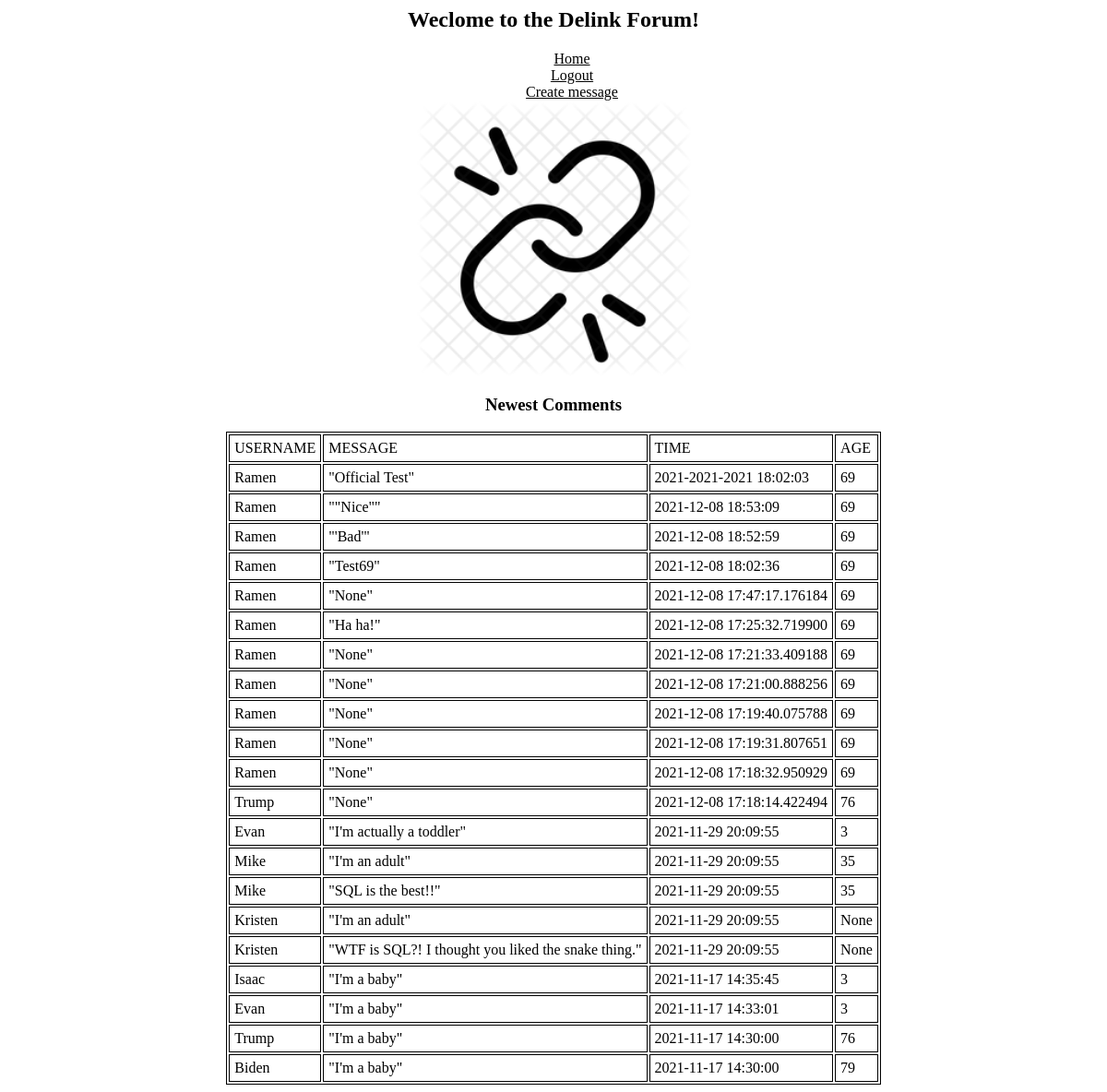
The page / (signed in) on the database its author committed.
### tables this page shows
CREATE TABLE users (
    id INTEGER PRIMARY KEY,
    username TEXT NOT NULL UNIQUE,
    password TEXT NOT NULL,
    age INTEGER
);

CREATE TABLE messages (
    id integer primary key,
    sender_id integer not null,
    message text not null,
    created_at timestamp not null default current_timestamp
    );

### final/final.py (the view)
@app.route('/')
def root():
    print_debug_info()
    messages = []
    con = sqlite3.connect(args.db_file)
    cur = con.cursor()
    cur.execute('''SELECT * FROM messages ORDER BY created_at DESC''')
    for row in cur.fetchall():
        cur.execute('''SELECT * FROM users where id =''' + str(row[1]))
        for row2 in cur.fetchall():
            message_dic = {
            'Username' : row2[1],
            'Message' : row[2],
            'Time' : row[3],
            'Age' : row2[3]
            }
            messages.append(message_dic)
    username = request.cookies.get('username')
    password = request.cookies.get('password')
    is_logged_in = is_valid_login(con, username, password)
    return render_template('root.html', messages = messages, is_logged_in=is_logged_in)

### final/final.py (called while the page is built)
def print_debug_info():
    print("request.args.get('username')=",request.args.get('username'))
    print("request.args.get('password')=",request.args.get('password'))
    print("request.form.get('username')=",request.form.get('username'))
    print("request.form.get('password')=",request.form.get('password'))
    print("request.cookies.get('username')=",request.cookies.get('username'))
    print("request.cookies.get('password')=",request.cookies.get('password'))

def is_valid_login(con, username, password):
    sql = """
    SELECT username,password
    FROM users
    WHERE username=? --- Question mark means that we dont know what it is, but will come later
      AND password=?;
    """
    print('is_valid_login: sql=',sql)
    cur = con.cursor()
    cur.execute(sql, [username,password]) #the bracket is parameter
    rows = cur.fetchall()
    if len(list(rows))==0:
        return False
    else:
        return True

### final/templates/root.html (shortened to what this page needs)
<head>
    <link rel="stylesheet" href="/static/database.css">
</head>
<body>
    {% extends 'base.html' %}
{% block title %}
<div class="center">
    <p><strong><h2>Weclome to the Delink Forum!</h2></strong></p>
{% endblock %}
{% block content %}
    <img src="/static/delink.png" width=300px length=600px alt= "Your image did not load :("/>
    <p><h3><b>Newest Comments</b></h3></p>
</div>
    <table id="center_table" border=1 cellpadding=5>
        <td>USERNAME</td><td>MESSAGE</td><td>TIME</td><td>AGE</td>
        {% for message in messages %}
        <tr>
            <td>{{message['Username']}}</td><td>"{{message['Message']}}"</td><td>{{message['Time']}}</td><td>{{message['Age']}}</td>
        </tr>
        {% endfor %}
    </table>
{% endblock %}

### final/static/database.css (style rules this page uses)
table, th, td { border: 1.0px solid black; }
.center { text-align:center; }
#center_table { margin-left: auto; margin-right: auto; }

### rows shown on the page
users: Username "Ramen" "Ramen" "Ramen" "Ramen" "Ramen" "Ramen" "Ramen" "Ramen" "Ramen" "Ramen" "Ramen"
messages: Message "Official Test", Time "2021-2021-2021 18:02:03"
messages: Message "\"Nice\"", Time "2021-12-08 18:53:09"
messages: Message "'Bad'", Time "2021-12-08 18:52:59"
messages: Message "Test69", Time "2021-12-08 18:02:36"
messages: Message "None", Time "2021-12-08 17:47:17.176184"
messages: Message "Ha ha!", Time "2021-12-08 17:25:32.719900"
messages: Message "None", Time "2021-12-08 17:21:33.409188"
messages: Message "None", Time "2021-12-08 17:21:00.888256"
messages: Message "None", Time "2021-12-08 17:19:40.075788"
messages: Message "None", Time "2021-12-08 17:19:31.807651"
messages: Message "None", Time "2021-12-08 17:18:32.950929"
users: Username "Trump" "Trump"
messages: Message "None", Time "2021-12-08 17:18:14.422494"
users: Username "Evan" "Evan"
messages: Message "I'm actually a toddler", Time "2021-11-29 20:09:55"
users: Username "Mike" "Mike"
messages: Message "I'm an adult", Time "2021-11-29 20:09:55"
messages: Message "SQL is the best!!", Time "2021-11-29 20:09:55"
users: Username "Kristen" "Kristen"
messages: Message "I'm an adult", Time "2021-11-29 20:09:55"
messages: Message "WTF is SQL?! I thought you liked the snake thing.", Time "2021-11-29 20:09:55"
users: Username "Isaac"
messages: Message "I'm a baby", Time "2021-11-17 14:35:45"
messages: Message "I'm a baby", Time "2021-11-17 14:33:01"
messages: Message "I'm a baby", Time "2021-11-17 14:30:00"
users: Username "Biden"
messages: Message "I'm a baby", Time "2021-11-17 14:30:00"

### other values the page prints
{{ message['Age'] }} "69" "69" "69" "69" "69" "69" "69" "69" "69" "69" "69" "76" "3" "35" "35" "None" "None" "3" "3" "76" "79"
